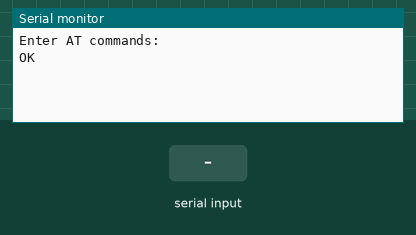
This sketch was run on a simulated Arduino Uno, built with avr-gcc and run on an emulated ATmega328P. Shown: the last lines printed to the serial monitor. Inputs (shaded band) come from the test bench. The modem accepts every AT command (registered, SIM ready, sends succeed) and sends nothing else.

Above: at 2.5 s.
2.6 s: "1" received over the second serial link
At 3.2 s:
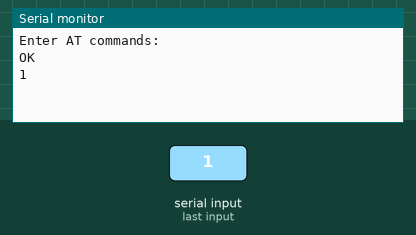
4.1 s: "0" received over the second serial link
At 5.5 s:
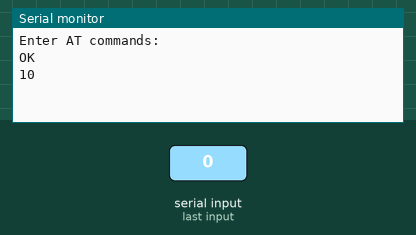

Measured:
- after the input at 2.6 s, the serial monitor: prints a new line at once (image 1)
- after the input at 4.1 s, the serial monitor: prints a new line at once (image 2)

The sketch:

teste_2.ino
```cpp
// (licence header left out)
#include <SoftwareSerial.h>

#define RxD 0 // Conectar con Tx del arduino
#define TxD 1 // Conectar con Rx del arduino
//#define RST 2
//#define KEY 3

SoftwareSerial BTSerial(RxD, TxD);

void setup()
{

//  pinMode(RST, OUTPUT);
//  pinMode(KEY, OUTPUT);
//  digitalWrite(RST, LOW);
//  digitalWrite(KEY, HIGH);
//  digitalWrite(RST, HIGH);

  delay(500);

  BTSerial.flush();
  delay(500);
  BTSerial.begin(9600);
  Serial.begin(9600);
  delay(100);
  Serial.println("Enter AT commands:");
  delay(100);
  BTSerial.print("AT\r\n");
  delay(100);

}

void loop()
{

  if (BTSerial.available()){
    Serial.write(BTSerial.read());
//    Serial.write("\n");
  }

  if (Serial.available()){
    BTSerial.write(Serial.read());
    //Serial.write("\n");
  }

}
```
